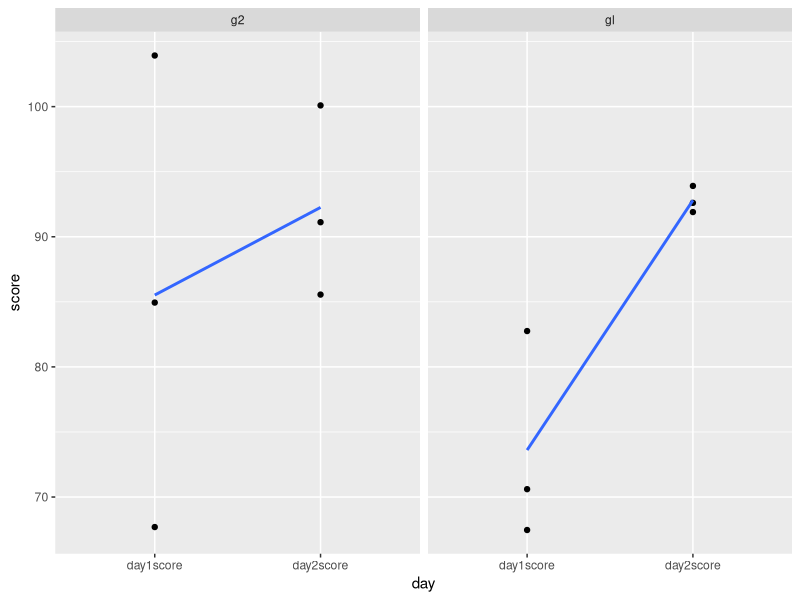

Write R code to recreate this figure.
setwd("~/Documentos/dsa/BigDataAnalytics/Cap07-ManipulacaoDados")
getwd()

library(tidyr)
library(ggplot2)

# Dados notas de disciplinas
dados <- data.frame(
  Nome = c('Geografia','Literatura', 'Biologia'),
  Regiao_A = c(97, 80, 84),
  Regiao_B = c(86, 90, 91)
)
dados
str(dados)

dados %>%
  gather( # Transforma a coluna em dados
    Regiao, 
    NotaFinal,
    Regiao_A:Regiao_B)

# Criando Dados
set.seed(10)
df2 <- data.frame(
  id = 1:4,
  acao = sample(rep(c('controle', 'tratamento') ,each = 2)),
  work.T1 = runif(4),
  home.T1 = runif(4),
  work.T2 = runif(4),
  home.T2 = runif(4)
  
)

df2

# reshape 1
df2_organizado1 <- df2 %>%
  gather(key, time, -id, -acao)

head(df2_organizado1, 8)

# reshape 2
df2_organizado2 <- df2_organizado1 %>%
  separate(key, into = c('localidade', 'tempo'), sep = '\\.')

head(df2_organizado2, 8)

# Mais um exemplo
set.seed(1)
df3 <- data.frame(
  participante = c('p1', 'p2', 'p3', 'p4', 'p5', 'p6'),
  info = c('glm', 'glm', 'glf', 'g2m', 'g2m', 'g2m'),
  day1score = rnorm(n=6, mean=80, sd=15),
  day2score = rnorm(n=6, mean=88, sd=8)
)
print(df3)

# Reshape dos dados
df3 %>%
  gather(day, score, c(day1score, day2score))

df3 %>%
  gather(day, score, c(day1score, day2score)) %>%
  spread(day, score)

df3 %>%
  gather(day, score, c(day1score, day2score)) %>%
  separate(col = info, into = c('group', 'gender'), sep = 2) 

df3 %>%
  gather(day, score, c(day1score, day2score)) %>%
  separate(col = info, into = c('group', 'gender'), sep = 2) %>%
  unite(infoAgain, group, gender)  

df3 %>%
  gather(day, score, c(day1score, day2score)) %>%
  separate(col = info, into = c('group', 'gender'), sep = 2) %>%
  ggplot(aes(x = day, y = score)) +
  geom_point() +
  facet_wrap(~ group) +
  geom_smooth(method = 'lm', aes(group = 1), se = F)
